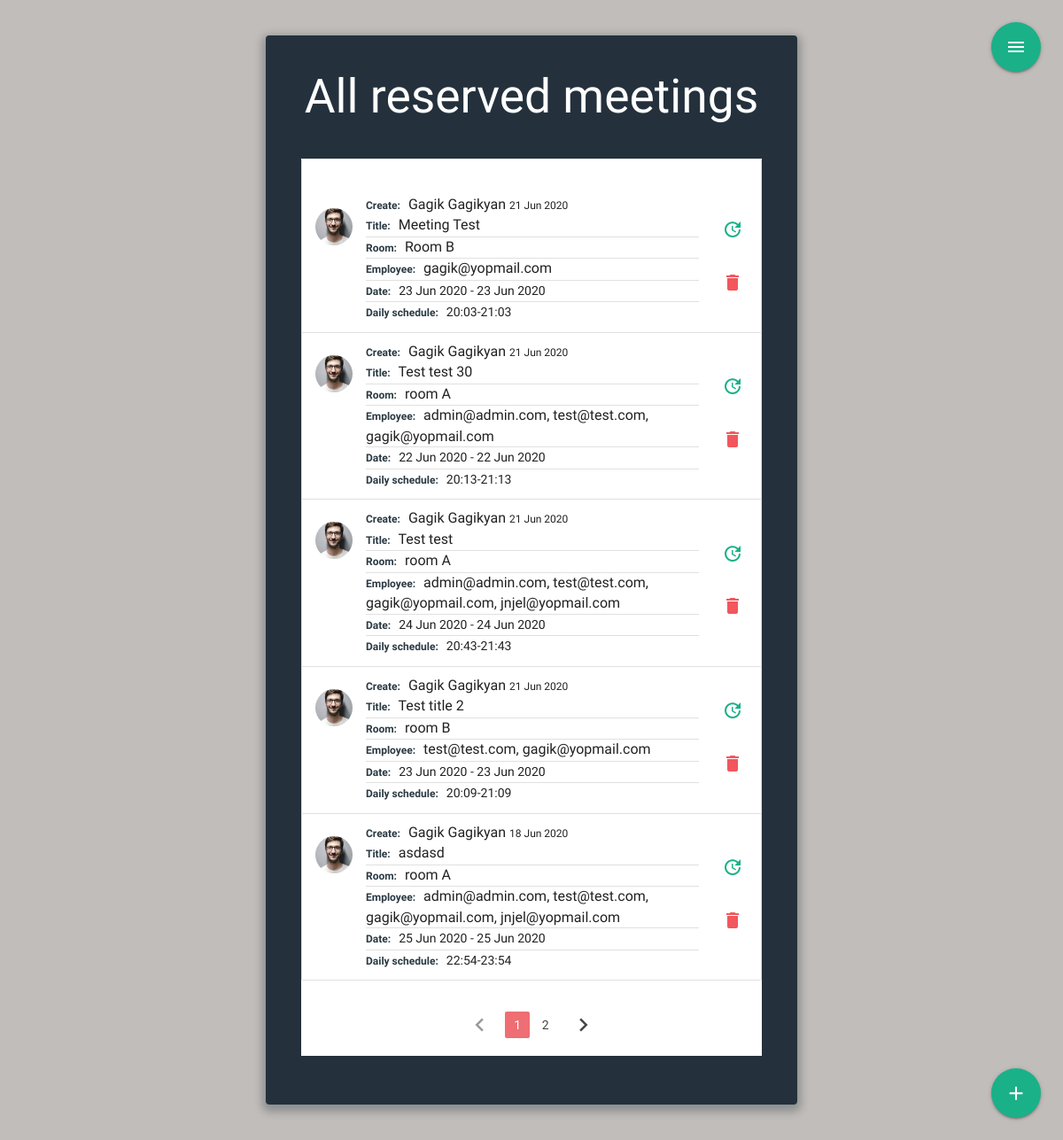
/home (signed in), run on the app's committed database.
### meeting_app/models.py (models this page shows, shortened)
class Meeting(db.Model):
  id = db.Column(db.Integer, primary_key=True)
  meeting_title = db.Column(db.String(100), nullable=False)
  room = db.Column(db.String(100), nullable=False)
  employee = db.Column(db.Text, nullable=False)
  start_date = db.Column(db.Date, nullable=False)
  end_date = db.Column(db.Date)
  start_time = db.Column(db.Time, nullable=False)
  end_time = db.Column(db.Time, nullable=False)
  created_date = db.Column(db.DateTime, nullable=False, default=datetime.utcnow)
  user_id = db.Column(db.Integer, db.ForeignKey('user.id'), nullable=False)

class User(db.Model, UserMixin):
  id = db.Column(db.Integer, primary_key=True)
  fname = db.Column(db.String(60), nullable=False)
  lname = db.Column(db.String(60), nullable=False)
  email = db.Column(db.String(120), unique=True, nullable=False)
  image_file = db.Column(db.String(20), nullable=False, default='avatar.png')
  usertype = db.Column(db.String(20), nullable=False, default="user")
  password = db.Column(db.String(60), nullable=False)
  created_meetings = db.relationship('Meeting', backref='author', lazy=True)

### meeting_app/main/routes.py (the view)
@main.route('/', methods=["GET", "POST"])
@main.route("/home", methods=["GET", "POST"])
def index():
  if current_user.is_authenticated:
    page=request.args.get('page',1,type=int)
    current_date = datetime(datetime.today().year, datetime.today().month, datetime.today().day)
    month = current_date - timedelta(days = 1)
    meetings = Meeting.query.filter(Meeting.end_date > month).order_by(Meeting.created_date.desc()).paginate(page=page,per_page=5)
    image_file = url_for('static', filename='/img/' + current_user.image_file)
    return render_template("index.html", isIndex=True,image_file=image_file,meetings=meetings,legend="All reserved meetings")
  else:
    return redirect(url_for('users.login'))

### meeting_app/models.py (called while the page is built)
@login_manager.user_loader
def load_user(user_id):
  return User.query.get(int(user_id))

### meeting_app/templates/index.html (shortened to what this page needs)
{%extends "layout.html"%}
{% block content %}
<div class="wrap">
<h2>{{legend}}</h2>
<div id="shedule">
 <ul class="collection">
  {% if meetings.items != [] %}
    {% for meeting in meetings.items %}
      <li class="collection-item avatar">
      <a href="{{url_for('users.user_reserves', id=meeting.author.id)}}">
        <div class="img-wrapper circle">
          <div class="img " style="background-image: url({{url_for('static', filename='img/'+meeting.author.image_file, )}})"></div>
        </div>
      </a>
        <span class="title5 collection-title">Create:</span>
        <a href=""></a>{{meeting.author.fname}} {{meeting.author.lname}} </a>
        <span class="small-text">{{meeting.created_date.strftime('%d %b %Y')}}  </span>
        <p>
          <span class="collection-title">Title:</span>    {{meeting.meeting_title}}
          <p class="divider"></p>
          <span class="collection-title">Room:</span>    {{meeting.room}}
          <p class="divider"></p>
          <span class="collection-title">Employee:</span> {{meeting.employee}}
          <p class="divider"></p>
          {% if meeting.end_date %}
            <span class="collection-title">Date:</span> <span class="date">{{ meeting.start_date.strftime('%d %b %Y')}} -
            {{meeting.end_date.strftime('%d %b %Y')}} </span>
          {% else %}
          <span class="date"> {{ meeting.start_date.strftime('%d %b %Y')}}</span>
          {% endif %}
          <p class="divider"></p>
          <span class="collection-title">Daily schedule:</span> <span class="date">{{meeting.start_time.strftime('%H:%M')}}-{{meeting.end_time.strftime('%H:%M')}}</span>
        </p>
        {% if (meeting.author == current_user or current_user.usertype=="admin") %}
        <div class="action-buttons-wrapper">
          <a href="{{url_for('meetings.update_reserve', meeting_id=meeting.id)}}" class="secondary-content" title="update"><i class="material-icons">update</i></a>
          <a class="waves-effect waves-light modal-trigger secondary-content" href="#modal" data-id="{{url_for('meetings.delete_reserve',meeting_id = meeting.id)}}">  <i class="material-icons ">delete</i></a>
        </div>
        {%endif %}
      </li>
      {%endfor%}
    </ul>
    <ul class="pagination">
      {% if meetings.has_prev %}
      <li class="arrow"><a  href="{{ url_for('main.index',page=meetings.prev_num)}}"><i class="material-icons">chevron_left</i></a></li>
      {% else %}
      <li class="disabled"><a href="#!"><i class="material-icons">chevron_left</i></a></li>
      {% endif %}
      {% for page_num in meetings.iter_pages(left_edge=1, right_edge=1, left_current=1,right_current=2) %}
        {% if page_num %}
          {% if meetings.page ==page_num %}
            <li class="active"> <a href="{{ url_for('main.index',page=page_num)}}">{{page_num}}</a></li>
          {% else %}
            <li class="waves-effect pag-element"> <a href="{{ url_for('main.index',page=page_num)}}">{{page_num}}</a></li>
          {% endif %}
        {% else %}
          <span>...</span>
        {% endif %}
      {% endfor %}
      {% if meetings.has_next %}
        <li class="arrow"><a href="{{ url_for('main.index',page=meetings.next_num)}}"><i class="material-icons">chevron_right</i></a></li>
      {% else %}
      <li class="disabled"><a href="#!"><i class="material-icons">chevron_right</i></a></li>
      {% endif %}
    {% else %}
    <p class="no-shedules">There are no scheduled meetings, please add a meeting...</p>
    {% endif %}
  </ul>
</div>
{% if url_for(request.endpoint) != "/archive" %}
<div class="fixed-button-wrapper">
  <a class="btn-floating btn-large " href="{{url_for('meetings.reserve_new')}}" title="Add Meeting"><i class="material-icons">add</i></a>
</div>
{% else %}
  <div class="fixed-button-wrapper">
    <a class="btn-floating btn-large" href="{{url_for('main.index')}}"><i class="material-icons">home</i></a>
  </div>
{% endif %}
</div>
{% endblock %}

### meeting_app/templates/layout.html (shortened to what this page needs)
<!DOCTYPE html>
<html lang="en">
  <head>
    <link rel="stylesheet" href="/static/libs/MaterializeCss_1.0.0/materialize.css">
    <link rel="stylesheet" href="/static/css/style.css">
  </head>
  <body>
{%block nav%}
{% if isIndex %}
      <div class="menu-wrapper">
          <a href="#" data-target="slide-out" class="sidenav-trigger btn-floating btn-large"><i class="material-icons">menu</i></a>
      </div>
    {% endif %}
  {% endblock %}
    {% block content %}    {% endblock %}
  </body>
</html>

### meeting_app/static/css/style.css (style rules this page uses)
*, *:before, *:after { box-sizing: border-box; outline: none; }
html { overflow-y: scroll; }
body { background: #c1bdba; font-family: "Titillium Web", sans-serif; }
a { text-decoration: none; color: #1ab188; transition: 0.5s ease; }
.wrap { background: rgba(19, 35, 47, 0.9); padding: 40px; max-width: 600px; margin: 40px auto; border-radius: 4px; box-shadow: 0 4px 10px 4px rgba(19, 35, 47, 0.3); }
h1, h2 { text-align: center; color: #ffffff; font-weight: 300; margin: 0 0 40px; }
.collection .collection-item { position: relative; padding-right: 70px; }
#shedule { background-color: #fff; }
.fixed-button-wrapper { position: fixed; right: 25px; bottom: 25px; }
.fixed-button-wrapper .btn-floating { background-color: #1ab188; }
.fixed-button-wrapper .btn-floating i { font-size: 1.7rem; }
.menu-wrapper { position: fixed; top: 25px; right:25px; }
.menu-wrapper a { background-color: #1ab188; }
#shedule .img-wrapper { position: absolute; width: 42px; height: 42px; overflow: hidden; left: 15px; top: 25px; display: inline-block; vertical-align: middle; }
#shedule .img-wrapper .img { position: absolute; top: 0; left: 0; bottom: 0; right: 0; background-size: cover; background-repeat: no-repeat; background-position: center; }
#shedule .collection-title { color: rgba(19, 35, 47, 0.9); font-weight: bold; margin-right: 5px; font-size:12px; }
.collection { font-size: 16px; padding-top: 30px; }
#shedule .small-text { font-size: 12px; }
#shedule .date { font-size: 14px; }
.collection .collection-item.avatar .secondary-content { top: initial; right: 0; }
.collection .collection-item.avatar .secondary-content { color: #1ab188; }
.collection .collection-item.avatar .secondary-content:last-child { top:initial; right: 0; color: rgb(241, 87, 93); bottom: 0; }
.action-buttons-wrapper { position: absolute; top: 50%; right: 20px; height: 90px; width: 20px; transform: translateY(-50%); }
.pagination { text-align: center; padding: 20px 0; }
.pagination li a { font-size: 14px; }

### data on the page
Meeting: image_file (picture), author.fname "Gagik", author.lname "Gagikyan", created_date "21 Jun 2020", meeting_title "Meeting Test", room "Room B", employee "gagik@yopmail.com", start_date "23 Jun 2020", end_date "23 Jun 2020", start_time "20:03", end_time "21:03"
Meeting: image_file (picture), author.fname "Gagik", author.lname "Gagikyan", created_date "21 Jun 2020", meeting_title "Test test 30", room "room A", employee "admin@admin.com, test@test.com, gagik@yopmail.com", start_date "22 Jun 2020", end_date "22 Jun 2020", start_time "20:13", end_time "21:13"
Meeting: image_file (picture), author.fname "Gagik", author.lname "Gagikyan", created_date "21 Jun 2020", meeting_title "Test test", room "room A", employee "admin@admin.com, test@test.com, gagik@yopmail.com, jnjel@yopmail.com", start_date "24 Jun 2020", end_date "24 Jun 2020", start_time "20:43", end_time "21:43"
Meeting: image_file (picture), author.fname "Gagik", author.lname "Gagikyan", created_date "21 Jun 2020", meeting_title "Test title 2", room "room B", employee "test@test.com, gagik@yopmail.com", start_date "23 Jun 2020", end_date "23 Jun 2020", start_time "20:09", end_time "21:09"
Meeting: image_file (picture), author.fname "Gagik", author.lname "Gagikyan", created_date "18 Jun 2020", meeting_title "asdasd", room "room A", employee "admin@admin.com, test@test.com, gagik@yopmail.com, jnjel@yopmail.com", start_date "25 Jun 2020", end_date "25 Jun 2020", start_time "22:54", end_time "23:54"

### other printed values
{{ legend }} "All reserved meetings"
{{ page_num }} "1"
{{ page_num }} "2"
